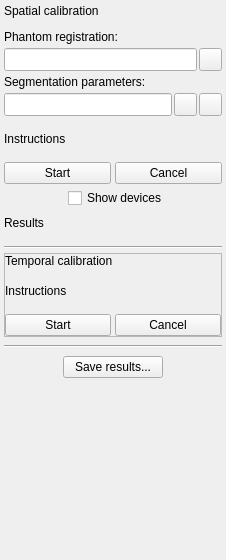
<?xml version="1.0" encoding="UTF-8"?>
<ui version="4.0">
 <class>FreehandCalibrationToolbox</class>
 <widget class="QWidget" name="FreehandCalibrationToolbox">
  <property name="geometry">
   <rect>
    <x>0</x>
    <y>0</y>
    <width>226</width>
    <height>560</height>
   </rect>
  </property>
  <property name="sizePolicy">
   <sizepolicy hsizetype="Fixed" vsizetype="Preferred">
    <horstretch>0</horstretch>
    <verstretch>0</verstretch>
   </sizepolicy>
  </property>
  <property name="minimumSize">
   <size>
    <width>226</width>
    <height>560</height>
   </size>
  </property>
  <property name="maximumSize">
   <size>
    <width>226</width>
    <height>16777215</height>
   </size>
  </property>
  <property name="windowTitle">
   <string>Freehand Calibration</string>
  </property>
  <layout class="QVBoxLayout" name="verticalLayout">
   <property name="spacing">
    <number>4</number>
   </property>
   <property name="margin">
    <number>4</number>
   </property>
   <item>
    <widget class="QFrame" name="frame_SpatialCalibration">
     <property name="frameShape">
      <enum>QFrame::NoFrame</enum>
     </property>
     <property name="frameShadow">
      <enum>QFrame::Plain</enum>
     </property>
     <layout class="QGridLayout" name="gridLayout">
      <property name="margin">
       <number>0</number>
      </property>
      <property name="spacing">
       <number>4</number>
      </property>
      <item row="0" column="0" colspan="2">
       <widget class="QLabel" name="label_SpatialCalibration">
        <property name="text">
         <string>Spatial calibration</string>
        </property>
       </widget>
      </item>
      <item row="2" column="0" colspan="2">
       <widget class="QLabel" name="label_PhantomRegistration">
        <property name="text">
         <string>Phantom registration:</string>
        </property>
       </widget>
      </item>
      <item row="3" column="0" colspan="2">
       <layout class="QHBoxLayout" name="horizontalLayout_3">
        <property name="spacing">
         <number>2</number>
        </property>
        <item>
         <widget class="QLineEdit" name="lineEdit_PhantomRegistration">
          <property name="sizePolicy">
           <sizepolicy hsizetype="Preferred" vsizetype="Preferred">
            <horstretch>0</horstretch>
            <verstretch>0</verstretch>
           </sizepolicy>
          </property>
          <property name="readOnly">
           <bool>true</bool>
          </property>
         </widget>
        </item>
        <item>
         <widget class="QPushButton" name="pushButton_OpenPhantomRegistration">
          <property name="sizePolicy">
           <sizepolicy hsizetype="Fixed" vsizetype="Fixed">
            <horstretch>0</horstretch>
            <verstretch>0</verstretch>
           </sizepolicy>
          </property>
          <property name="minimumSize">
           <size>
            <width>23</width>
            <height>23</height>
           </size>
          </property>
          <property name="maximumSize">
           <size>
            <width>23</width>
            <height>23</height>
           </size>
          </property>
          <property name="text">
           <string/>
          </property>
          <property name="icon">
           <iconset resource="../fCal.qrc">
            <normaloff>:/icons/CommonWidgets/Resources/icon_OpenFile.png</normaloff>:/icons/CommonWidgets/Resources/icon_OpenFile.png</iconset>
          </property>
          <property name="iconSize">
           <size>
            <width>16</width>
            <height>16</height>
           </size>
          </property>
         </widget>
        </item>
       </layout>
      </item>
      <item row="4" column="0" colspan="2">
       <widget class="QLabel" name="label_SegmentationParameters">
        <property name="text">
         <string>Segmentation parameters:</string>
        </property>
       </widget>
      </item>
      <item row="5" column="0" colspan="2">
       <layout class="QHBoxLayout" name="horizontalLayout_6">
        <property name="spacing">
         <number>2</number>
        </property>
        <item>
         <widget class="QLineEdit" name="lineEdit_SegmentationParameters">
          <property name="sizePolicy">
           <sizepolicy hsizetype="Preferred" vsizetype="Preferred">
            <horstretch>0</horstretch>
            <verstretch>0</verstretch>
           </sizepolicy>
          </property>
          <property name="readOnly">
           <bool>true</bool>
          </property>
         </widget>
        </item>
        <item>
         <widget class="QPushButton" name="pushButton_OpenSegmentationParameters">
          <property name="sizePolicy">
           <sizepolicy hsizetype="Fixed" vsizetype="Fixed">
            <horstretch>0</horstretch>
            <verstretch>0</verstretch>
           </sizepolicy>
          </property>
          <property name="minimumSize">
           <size>
            <width>23</width>
            <height>23</height>
           </size>
          </property>
          <property name="maximumSize">
           <size>
            <width>23</width>
            <height>23</height>
           </size>
          </property>
          <property name="text">
           <string/>
          </property>
          <property name="icon">
           <iconset resource="../fCal.qrc">
            <normaloff>:/icons/CommonWidgets/Resources/icon_OpenFile.png</normaloff>:/icons/CommonWidgets/Resources/icon_OpenFile.png</iconset>
          </property>
          <property name="iconSize">
           <size>
            <width>16</width>
            <height>16</height>
           </size>
          </property>
         </widget>
        </item>
        <item>
         <widget class="QPushButton" name="pushButton_EditSegmentationParameters">
          <property name="minimumSize">
           <size>
            <width>23</width>
            <height>23</height>
           </size>
          </property>
          <property name="maximumSize">
           <size>
            <width>23</width>
            <height>23</height>
           </size>
          </property>
          <property name="toolTip">
           <string>Show segmentation parameter editing dialog, in which segmentation parameters can be tested and changed</string>
          </property>
          <property name="text">
           <string/>
          </property>
          <property name="icon">
           <iconset resource="../fCal.qrc">
            <normaloff>:/icons/CommonWidgets/Resources/icon_Edit.png</normaloff>:/icons/CommonWidgets/Resources/icon_Edit.png</iconset>
          </property>
         </widget>
        </item>
       </layout>
      </item>
      <item row="8" column="0" colspan="2">
       <widget class="QLabel" name="label_InstructionsSpatial">
        <property name="text">
         <string>Instructions</string>
        </property>
        <property name="wordWrap">
         <bool>true</bool>
        </property>
       </widget>
      </item>
      <item row="9" column="0" colspan="2">
       <spacer name="verticalSpacer">
        <property name="orientation">
         <enum>Qt::Vertical</enum>
        </property>
        <property name="sizeType">
         <enum>QSizePolicy::Fixed</enum>
        </property>
        <property name="sizeHint" stdset="0">
         <size>
          <width>158</width>
          <height>12</height>
         </size>
        </property>
       </spacer>
      </item>
      <item row="10" column="0" colspan="2">
       <layout class="QHBoxLayout" name="horizontalLayout_2">
        <property name="spacing">
         <number>4</number>
        </property>
        <item>
         <widget class="QPushButton" name="pushButton_StartSpatial">
          <property name="text">
           <string>Start</string>
          </property>
         </widget>
        </item>
        <item>
         <widget class="QPushButton" name="pushButton_CancelSpatial">
          <property name="text">
           <string>Cancel</string>
          </property>
         </widget>
        </item>
       </layout>
      </item>
      <item row="6" column="0" colspan="2">
       <spacer name="verticalSpacer_7">
        <property name="orientation">
         <enum>Qt::Vertical</enum>
        </property>
        <property name="sizeType">
         <enum>QSizePolicy::Fixed</enum>
        </property>
        <property name="sizeHint" stdset="0">
         <size>
          <width>158</width>
          <height>12</height>
         </size>
        </property>
       </spacer>
      </item>
      <item row="1" column="0" colspan="2">
       <spacer name="verticalSpacer_8">
        <property name="orientation">
         <enum>Qt::Vertical</enum>
        </property>
        <property name="sizeType">
         <enum>QSizePolicy::Fixed</enum>
        </property>
        <property name="sizeHint" stdset="0">
         <size>
          <width>158</width>
          <height>8</height>
         </size>
        </property>
       </spacer>
      </item>
      <item row="12" column="0" colspan="2">
       <spacer name="verticalSpacer_9">
        <property name="orientation">
         <enum>Qt::Vertical</enum>
        </property>
        <property name="sizeType">
         <enum>QSizePolicy::Fixed</enum>
        </property>
        <property name="sizeHint" stdset="0">
         <size>
          <width>177</width>
          <height>4</height>
         </size>
        </property>
       </spacer>
      </item>
      <item row="13" column="0" colspan="2">
       <widget class="QLabel" name="label_Results">
        <property name="text">
         <string>Results</string>
        </property>
       </widget>
      </item>
      <item row="11" column="0" colspan="2">
       <layout class="QHBoxLayout" name="horizontalLayout_4">
        <property name="spacing">
         <number>4</number>
        </property>
        <property name="leftMargin">
         <number>64</number>
        </property>
        <item>
         <widget class="QCheckBox" name="checkBox_ShowDevices">
          <property name="sizePolicy">
           <sizepolicy hsizetype="Preferred" vsizetype="Fixed">
            <horstretch>0</horstretch>
            <verstretch>0</verstretch>
           </sizepolicy>
          </property>
          <property name="toolTip">
           <string>Toggle between image mode where only the real-time image is shown, and device mode where all devices are shown too</string>
          </property>
          <property name="text">
           <string>Show devices</string>
          </property>
         </widget>
        </item>
       </layout>
      </item>
     </layout>
    </widget>
   </item>
   <item>
    <spacer name="verticalSpacer_3">
     <property name="orientation">
      <enum>Qt::Vertical</enum>
     </property>
     <property name="sizeType">
      <enum>QSizePolicy::Fixed</enum>
     </property>
     <property name="sizeHint" stdset="0">
      <size>
       <width>158</width>
       <height>12</height>
      </size>
     </property>
    </spacer>
   </item>
   <item>
    <widget class="Line" name="line_2">
     <property name="orientation">
      <enum>Qt::Horizontal</enum>
     </property>
    </widget>
   </item>
   <item>
    <widget class="QFrame" name="frame_TemporalCalibration">
     <property name="frameShape">
      <enum>QFrame::StyledPanel</enum>
     </property>
     <property name="frameShadow">
      <enum>QFrame::Raised</enum>
     </property>
     <layout class="QVBoxLayout" name="verticalLayout_2">
      <property name="spacing">
       <number>4</number>
      </property>
      <property name="margin">
       <number>0</number>
      </property>
      <item>
       <widget class="QLabel" name="label_TemporalCalibration">
        <property name="text">
         <string>Temporal calibration</string>
        </property>
       </widget>
      </item>
      <item>
       <spacer name="verticalSpacer_5">
        <property name="orientation">
         <enum>Qt::Vertical</enum>
        </property>
        <property name="sizeType">
         <enum>QSizePolicy::Fixed</enum>
        </property>
        <property name="sizeHint" stdset="0">
         <size>
          <width>158</width>
          <height>12</height>
         </size>
        </property>
       </spacer>
      </item>
      <item>
       <widget class="QLabel" name="label_InstructionsTemporal">
        <property name="text">
         <string>Instructions</string>
        </property>
        <property name="wordWrap">
         <bool>true</bool>
        </property>
       </widget>
      </item>
      <item>
       <spacer name="verticalSpacer_6">
        <property name="orientation">
         <enum>Qt::Vertical</enum>
        </property>
        <property name="sizeType">
         <enum>QSizePolicy::Fixed</enum>
        </property>
        <property name="sizeHint" stdset="0">
         <size>
          <width>158</width>
          <height>12</height>
         </size>
        </property>
       </spacer>
      </item>
      <item>
       <layout class="QHBoxLayout" name="horizontalLayout_5">
        <property name="spacing">
         <number>4</number>
        </property>
        <item>
         <widget class="QPushButton" name="pushButton_StartTemporal">
          <property name="sizePolicy">
           <sizepolicy hsizetype="Minimum" vsizetype="Fixed">
            <horstretch>0</horstretch>
            <verstretch>0</verstretch>
           </sizepolicy>
          </property>
          <property name="minimumSize">
           <size>
            <width>0</width>
            <height>0</height>
           </size>
          </property>
          <property name="maximumSize">
           <size>
            <width>16777215</width>
            <height>16777215</height>
           </size>
          </property>
          <property name="text">
           <string>Start</string>
          </property>
         </widget>
        </item>
        <item>
         <widget class="QPushButton" name="pushButton_CancelTemporal">
          <property name="text">
           <string>Cancel</string>
          </property>
         </widget>
        </item>
       </layout>
      </item>
     </layout>
    </widget>
   </item>
   <item>
    <spacer name="verticalSpacer_10">
     <property name="orientation">
      <enum>Qt::Vertical</enum>
     </property>
     <property name="sizeType">
      <enum>QSizePolicy::Fixed</enum>
     </property>
     <property name="sizeHint" stdset="0">
      <size>
       <width>20</width>
       <height>4</height>
      </size>
     </property>
    </spacer>
   </item>
   <item>
    <widget class="Line" name="line">
     <property name="orientation">
      <enum>Qt::Horizontal</enum>
     </property>
    </widget>
   </item>
   <item>
    <spacer name="verticalSpacer_4">
     <property name="orientation">
      <enum>Qt::Vertical</enum>
     </property>
     <property name="sizeType">
      <enum>QSizePolicy::Fixed</enum>
     </property>
     <property name="sizeHint" stdset="0">
      <size>
       <width>20</width>
       <height>4</height>
      </size>
     </property>
    </spacer>
   </item>
   <item>
    <layout class="QGridLayout" name="gridLayout_3">
     <item row="0" column="0">
      <widget class="QPushButton" name="pushButton_Save">
       <property name="minimumSize">
        <size>
         <width>100</width>
         <height>0</height>
        </size>
       </property>
       <property name="maximumSize">
        <size>
         <width>100</width>
         <height>16777215</height>
        </size>
       </property>
       <property name="toolTip">
        <string>Save results into device set configuration XML file</string>
       </property>
       <property name="text">
        <string>Save results...</string>
       </property>
      </widget>
     </item>
    </layout>
   </item>
   <item>
    <spacer name="verticalSpacer_2">
     <property name="orientation">
      <enum>Qt::Vertical</enum>
     </property>
     <property name="sizeHint" stdset="0">
      <size>
       <width>158</width>
       <height>40</height>
      </size>
     </property>
    </spacer>
   </item>
  </layout>
 </widget>
 <layoutdefault spacing="4" margin="4"/>
 <resources>
  <include location="../fCal.qrc"/>
 </resources>
 <connections/>
</ui>
